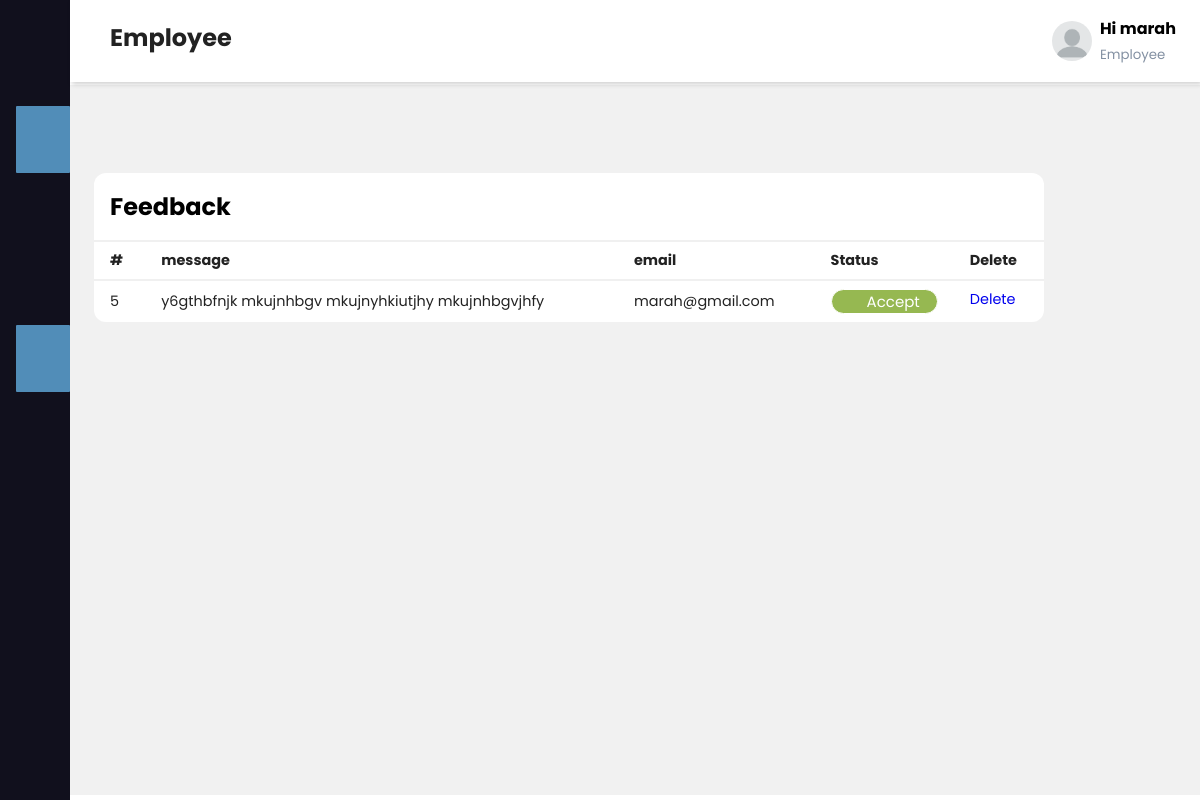
Page /feedback.php (signed in) on the committed database.
### tables this page shows
CREATE TABLE `feedback` (
  `id` int(11) NOT NULL,
  `message` varchar(1000) NOT NULL,
  `email` varchar(300) NOT NULL,
  `status` varchar(100) NOT NULL,
  `name` varchar(600) NOT NULL,
  `phone` varchar(100) NOT NULL
);

### feedback.php (the view, shortened to what this page needs)
<?php
$server="localhost";
$username="root";
$password="";
$database="3rs";
$con=mysqli_connect($server,$username,$password,$database);
$sql= "SELECT * from feedback where 1";
$result=mysqli_query($con,$sql);
?>
<!DOCTYPE html>
<html >
  <head>
  <link rel="stylesheet" href="employee.css">
</head>
<body>
<?php include"sidbar.php"; ?>
    <div class="main-content">
      <header>
        <h2>
          <label for="nav-toggle">
            <span class="fas fa-bars"></span>
          </label>
         Employee
        </h2>
        <div class="user-wrapper">
         <img width="40px" height="40px" alt="profile-img">
         <div class="">
            <h4>Hi <?php echo $_SESSION["name"] ?></h4>
            <small> Employee</small>
         </div>
        </div>
      </header>
      <main>
        <div class="recent-grid">
          <div class="projects">
            <div style="width: 950px;" class="card">
              <div class="card-header">
                <h2>Feedback</h2>
              </div>
              <div class="card-body">
                <div class="table-responsive">
                  <table width="100%">
                  <thead>
                    <tr>
                      <td>#</td>
                      <td>message</td>
                      <td>email	</td>
                      <td>Status</td>
                      <td>Delete</td>
                    </tr>
                  </thead>
                  <tbody>
                  <?php foreach ($result as $row) {   ?>
                    <tr>
                      <td><?php echo $row['id'];?></td>
                      <td><?php echo $row['message'];?></td>
                      <td><?php echo $row['email'];?></td>
												<td>		<?php
														if($row['status']=="Accept"){ ?>
										<div style="background-color:#96b851;border-radius:20px;border:#fff 1px solid">	<a style="color:#fff;font-size:15px;margin-left:35px;"  href="update_feedback.php?id=<?php echo $row['id']; ?>" ><?php echo $row['status'];?>  </a>	</div>
													<?php	}
														else {
														?>
														<div style="background-color:blue;border-radius:20px;border:#fff 1px solid">	 <a style="color:#fff;font-size:15px;margin-left:35px;" href="update_feedback.php?id=<?php echo $row['id'];  ?>" class="btn btn-primary"><?php echo $row['status'];?>  </a></div>
														<?php } ?></td>
                       <td><a href="delete_feedback.php?id=<?php echo $row['id'];  ?> "class="btn btn-danger"> Delete</a></td>
                    </tr>
                    <?php } ?>
                  </tbody>
                </table>
                </div>
              </div>
            </div>
          </div>
        </div>
      </main>
    </div>
</body>
</html>

### employee.css (style rules this page uses)
:root { --main-color: #11101d; --color-dark: #1D2231; --text-grey: #8390A2; }
* { padding: 0; margin: 0; box-sizing: border-box; list-style: none; text-decoration: none; font-family: 'Poppins', sans-serif; }
.main-content { transition: margin-left 300ms; margin-left: 345px; }
header { background: #fff; display: flex; justify-content: space-between; padding: 1rem 1.5rem; box-shadow: 2px 2px 5px rgba(0, 0, 0, 0.2); position: fixed; left: 345px; top: 0; z-index: 100; width: calc(100% - 345px); transition: left 300ms; }
header h2 { color: #222; }
header label span { font-size: 1.7rem; padding-right: 1rem; }
.user-wrapper { display: flex; align-items: center; }
.user-wrapper img { border-radius: 50%; margin-right: .5rem; }
.user-wrapper small { display: inline-block; color: var(--text-grey); margin-top: -1px !important; }
main { margin-top: 85px; padding: 2rem 1.5rem; background: #f1f1f1; min-height: calc(100vh - 90px); }
.recent-grid { margin-top: 3.5rem; display: grid; grid-gap: 2rem; grid-template-columns: 65% auto; }
.card { background: #fff; border-radius: 12px; }
.card-header { padding: 1rem; }
.card-header { display: flex; justify-content: space-between; align-items: center; border-bottom: 1px solid #f0f0f0; }
table { border-collapse: collapse; }
thead tr { border-top: 1px solid #f0f0f0; border-bottom: 2px solid #f0f0f0; }
thead td { font-weight: 700; }
td { padding: .5rem 1rem; font-size: .9rem; color: #222; }
tr td:last-child { display: flex; align-items: center; }
.table-responsive { width: 100%; overflow-x: auto; }
@media only screen and (max-width: 1200px) { .main-content { margin-left: 70px; } }
@media only screen and (max-width: 1200px) { .main-content header { width: calc(100% - 70px); left: 70px; } }

### rows in the picture
feedback: id "5", message "y6gthbfnjk mkujnhbgv mkujnyhkiutjhy mkujnhbgvjhfy", email "marah@gmail.com", status "Accept"

### other values in the picture
$_SESSION["name"] "marah"
